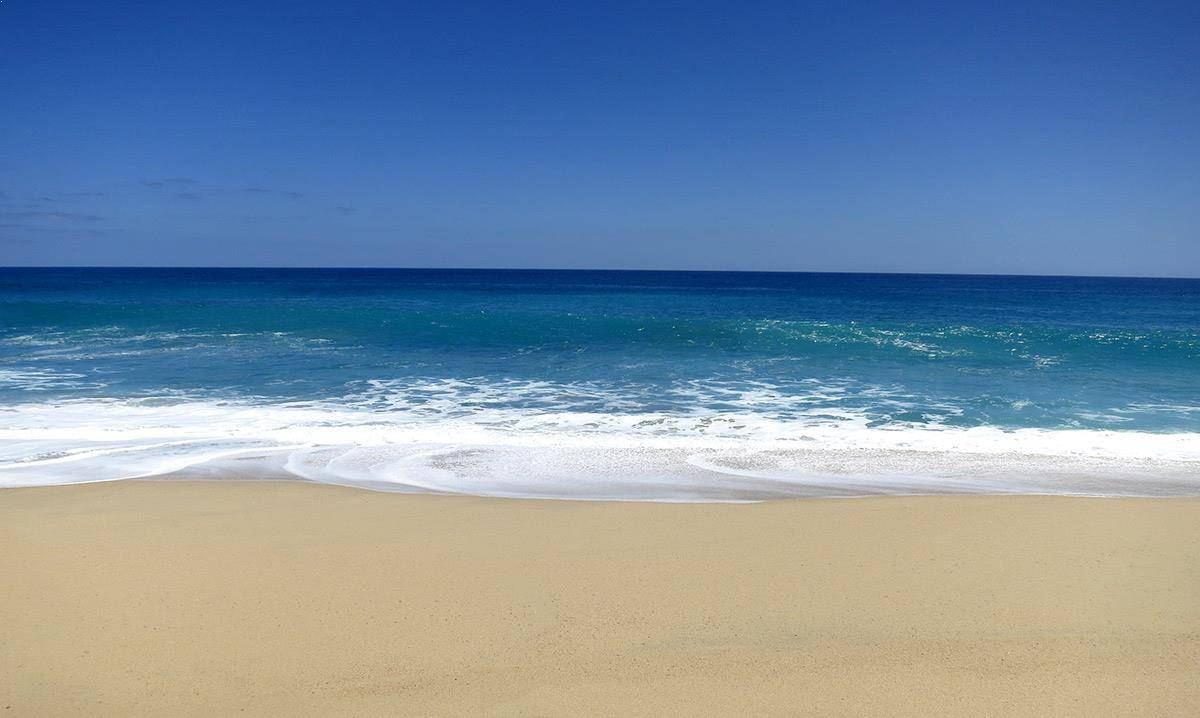
#> input picture img/playa-sur-barcelona11.jpg, 1200 x 718 px
$ python Ejercicio2.py
#> lines starting #> are read from the running program, lines starting #| are printed output that depends on the picture; after the words box and inside, x2 and y2 are one past the last pixel; in counts of white or black regions, pixels touching at a corner belong together; long printed decimals are rounded
import cv2 as cv
import numpy as np

#PREGUNTA 2
#
#1. Carga una imagen en escala de grises, introduce ruido impulsivo blanco en dicha imagen de manera que la probabilidad de que un píxel no se vea alterado sea del 85%.
#2. Razona, según el tipo de ruido introducido, qué filtro es el más apropiado para eliminarlo y aplícalo con distintos tamaños de ventana.
#3. Usa alguna medida numérica del error (con respecto a la imagen original) para ver cuál es el que mejor ha funcionado.

#1

#Creamos la imagen de ruido blanco utilizando el código de salt and pepper pero le hemos eliminado la opción del pepper
def sp_noise(image, prob):
    '''
    Add salt and pepper noise to image
    prob: Probability of the noise
    '''
    output = image.copy()
    if len(image.shape) == 2:
        white = 255
    else:
        colorspace = image.shape[2]
        if colorspace == 3:  # RGB
            white = np.array([255, 255, 255], dtype='uint8')
        else:  # RGBA
            white = np.array([255, 255, 255, 255], dtype='uint8')
    probs = np.random.random(output.shape[:2])
    output[probs > 1 - (prob / 2)] = white
    return output
imgOrig = cv.imread('../img/playa-sur-barcelona11.jpg', 0)
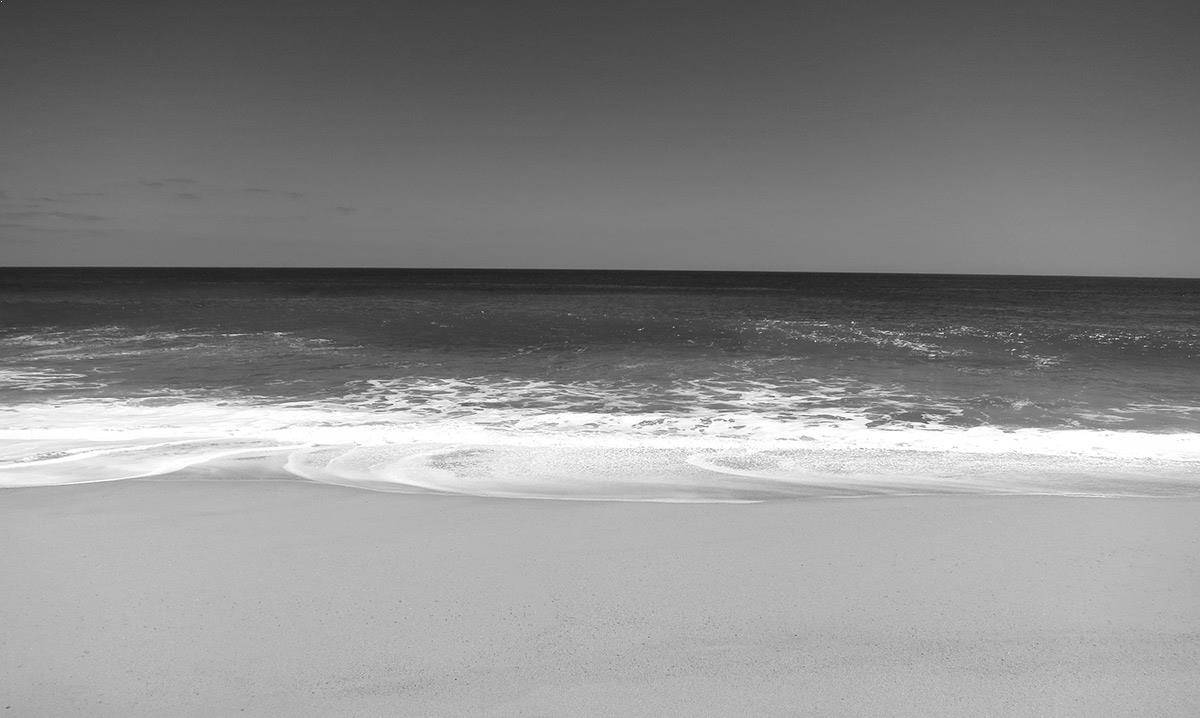
#> imgOrig: shape (718, 1200); min 26, max 255, mean 138
imgNoise=sp_noise(imgOrig, 0.15) # si no se modifica el 85% significa que tendremos que añadir un ruido del 15%
#> in sp_noise, `output[probs > 1 - (prob / 2)] = white`:
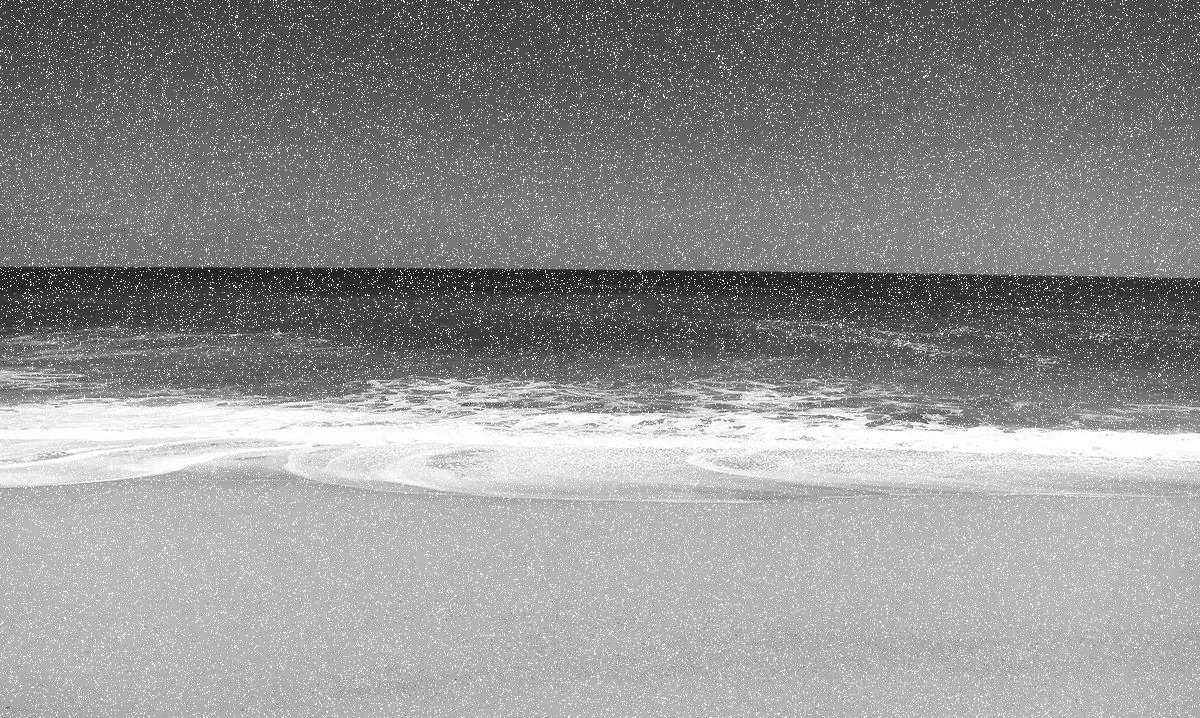
#> output: shape (718, 1200); 7.43% of pixels changed, all inside (x1, y1, x2, y2) = (0, 0, 1200, 718)

#2
# La mejor forma de eliminar el ruido impulsivo blanco es utilizando el median blur o un algoritmo parecido dado que al haber espacios entre diferentes puntos no se creará ningun
# punto blanco enorme que imposibilite que se elimine. Esto nos deja con una imagen limpia ya que el medianblur convierte los pixeles al color de la media del entorno.
# La Apertura hace una operacion similar al median blur cuando se usa en imagenes que no son binarias (con opencv) creando un filtro muy parecido al de medinablur con la forma del kernel y aplicandolo posteriormente sbre la imagen
# entonces si la imagen tiene contornos que se extienden en su mayoría horizontalmente podremos mejorar el blur haciendo un kernel en horizontal o viceversa

#Apertura
m2=np.array([[1, 1, 1, 1, 1]]) #kernel
ero2=cv.erode(imgNoise, m2, 1) #erosion
dil2=cv.dilate(ero2,m2, 1) #dilatacion

# Con [[1, 1, 1, 1, 1, 1]] se elimina completamente el ruido pero si tuviese un 1 de menos, es decir, [[1, 1, 1, 1, 1]] (la actual), tendría la posibilidad de que continuasen algunos puntos pero
# se reduciría el error enormemente, si tuviese más 1's simplemente aumentaría el error y se distorcioaría la imagen aun más ya que los puntos se habrían eliminado con el kernel actual.

#medianblur
medianblur= cv.medianBlur(imgNoise, 5) #medianblur
# Con 3 siguen apareciendo los puntos blancos
# Con 5 siguen apareciendo los puntos blancos en los contornos cuando hay un cambio drástico de tonos de grises
# más haya de 5 no hay un cambio significativo en la imagen y sigue sucediendo el error que sucede con 5.

#imprimimos las diferentes versiones de las imagenes
cv.imshow("Imagen original", imgOrig)
cv.imshow("Imagen con ruido blanco", imgNoise)
cv.imshow("resultado blur", medianblur)
cv.imshow("resultado Apertura", dil2)

#3 calculamos el error cuadrático de las imagenes
mse=np.divide(np.sum(np.square(np.subtract(medianblur, imgOrig))), np.shape(imgOrig)[0]*np.shape(imgOrig)[1])
#> mse = 16.67
print("error blur "+str(mse))
#| error blur 16.666
mse=np.divide(np.sum(np.square(np.subtract(dil2, imgOrig))), np.shape(imgOrig)[0]*np.shape(imgOrig)[1])
#> mse = 7.85
print("error Apertura "+str(mse))
#| error Apertura 7.846


cv.waitKey(0)
